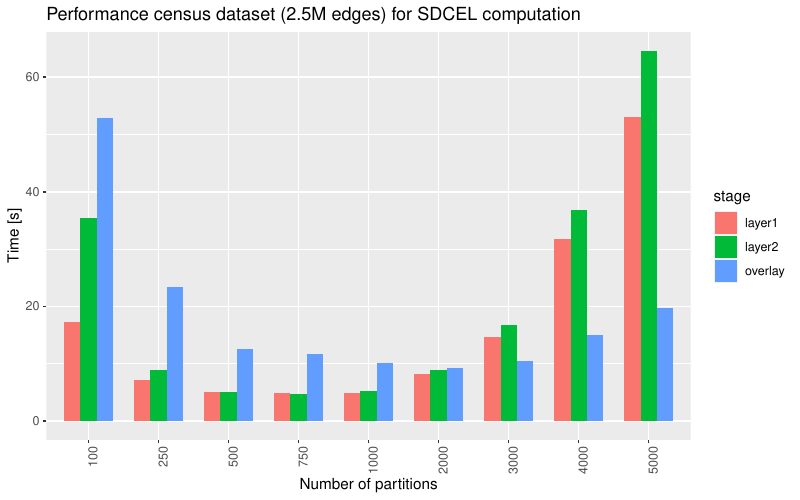

Generate this figure with R:
library(tidyverse)
setwd("~/RIDIR/Data/4S/S2")

data0 = enframe(read_lines("perf2M.txt"), value="line")

data1 = data0 %>%
  filter(str_detect(line, 'TIME')) 

fields = c("ts","start","appId","time","tag","stage","partitions")
data2 = data1 %>% 
  separate(sep = "\\|", col = "line", into = fields, extra = "drop") %>%
  filter(stage == "layer1" | stage == "layer2" | stage == "overlay") %>%
  select(time, stage, partitions, appId) %>%
  mutate(time = as.numeric(time) / 1000.0) %>%
  mutate(partitions = fct_relevel(partitions, "100", "250", "500", "750", "1000", "2000", "3000", "4000", "5000", "6000", "7000")) %>%
  add_column(size = "2.5M")

data3 = data2 %>%
  group_by(partitions, stage, size) %>% summarise(time = mean(time))  

write_tsv(data3, "perf2M.tsv")

p = ggplot(data3, aes(x = partitions, y = time, fill = stage)) + 
  geom_col(width = 0.7, position="dodge") + 
  theme(axis.text.x = element_text(angle = 90, hjust = 1)) +
  labs(x="Number of partitions", y="Time [s]", title=paste0("Performance census dataset (2.5M edges) for SDCEL computation"))
plot(p)

ggsave(paste0("perf2M.pdf"), width = 8, height = 5)